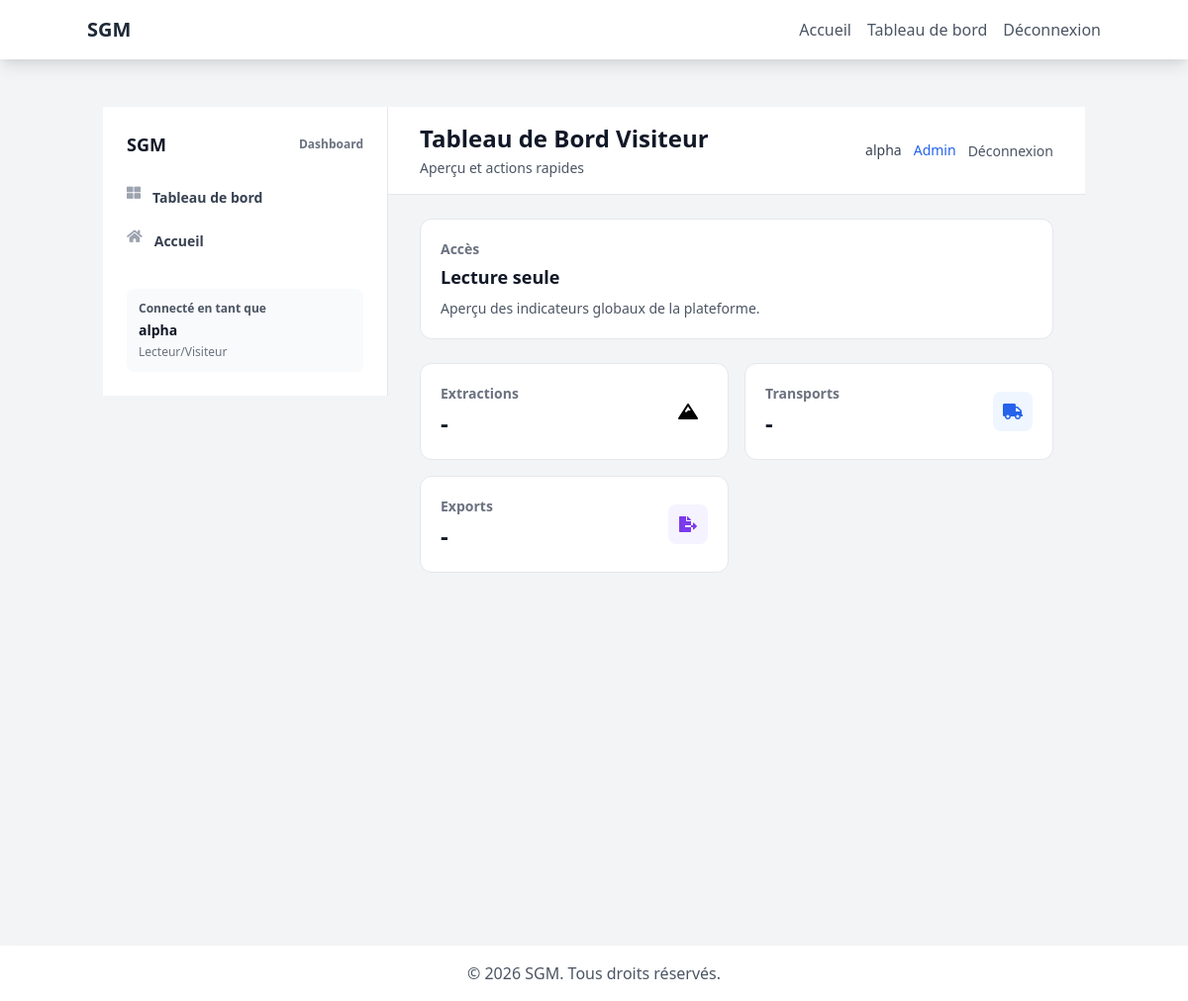
/dashboard/viewer/ (signed in), run on the app's committed database.
### accounts/models.py (models this page shows, shortened)
class CustomUser(AbstractUser):
    class Role(models.TextChoices):
        ADMIN = 'admin', _('Administrateur')
        AGENT_MINIER = 'agent_minier', _('Agent Minier')
        RESPONSABLE_SITE = 'responsable_site', _('Responsable Site')
        CHAUFFEUR = 'chauffeur', _('Chauffeur/Transporteur')
        DOUANE = 'douane', _('Responsable Douane')
        ENVIRONNEMENT = 'environnement', _('Responsable Environnement')
        LECTEUR = 'lecteur', _('Lecteur/Visiteur')
    ROLE_PERMISSIONS = {
        'admin': [
            'view_dashboard', 'add_user', 'change_user', 'delete_user',
            'view_extraction', 'add_extraction', 'change_extraction',
            'view_transport', 'add_transport', 'change_transport',
            'view_export', 'add_export', 'change_export',
            'view_report', 'generate_report', 'export_data',
        ],
        'agent_minier': [
            'view_dashboard', 'view_extraction', 'add_extraction', 'change_extraction',
            'view_transport', 'view_report',
        ],
        'responsable_site': [
            'view_dashboard', 'view_extraction', 'add_extraction', 'change_extraction',
            'view_transport', 'view_report',
        ],
        'chauffeur': [
            'view_dashboard', 'view_transport', 'update_transport_status',
        ],
        'douane': [
            'view_dashboard', 'validate_export', 'view_export',
        ],
        'environnement': [
            'view_dashboard', 'view_environment_metrics', 'add_environment_alert',
        ],
        'lecteur': [
            'view_dashboard',
        ],
    }
    phone = models.CharField(max_length=20, blank=True, verbose_name=_("Téléphone"))
    role = models.CharField(
        max_length=20,
        choices=Role.choices,
        default=Role.LECTEUR,
        verbose_name=_("Rôle")
    )
    profile_picture = models.ImageField(
        upload_to='profile_pics/',
        null=True,
        blank=True,
        verbose_name=_("Photo de profil")
    )
    is_active = models.BooleanField(default=True, verbose_name=_("Actif"))
    last_login_ip = models.GenericIPAddressField(null=True, blank=True, verbose_name=_("Dernière IP de connexion"))
    created_at = models.DateTimeField(auto_now_add=True, verbose_name=_("Créé le"))
    updated_at = models.DateTimeField(auto_now=True, verbose_name=_("Modifié le"))
    dark_mode = models.BooleanField(default=False, verbose_name=_("Mode sombre"))
    receive_notifications = models.BooleanField(default=True, verbose_name=_("Recevoir les notifications"))
    language = models.CharField(
        max_length=10,
        choices=settings.LANGUAGES,
        default=settings.LANGUAGE_CODE,
        verbose_name=_("Langue")
    )
    class Meta:
        verbose_name = _("Utilisateur")
        verbose_name_plural = _("Utilisateurs")
        ordering = ['-created_at']
        permissions = [
            ('view_dashboard', _('Peut voir le tableau de bord')),
            ('manage_users', _('Peut gérer les utilisateurs')),
            ('view_extraction', _('Peut voir les extractions')),
            ('add_extraction', _('Peut ajouter des extractions')),
            ('change_extraction', _('Peut modifier les extractions')),
            ('view_transport', _('Peut voir les transports')),
            ('update_transport_status', _('Peut mettre à jour le statut des transports')),
            ('validate_export', _('Peut valider les exports')),
            ('generate_report', _('Peut générer des rapports')),
        ]

### dashboard/views_dashboard.py (the view)
# urls.py: path('viewer/', ViewerDashboardView.as_view(), name='viewer_dashboard'),
class ViewerDashboardView(RoleBasedDashboardMixin, TemplateView):
    template_name = 'dashboard/viewer/dashboard.html'
    def get_context_data(self, **kwargs):
        context = super().get_context_data(**kwargs)
        context['title'] = 'Tableau de Bord Visiteur'
        context['extractions_count'] = Extraction.objects.count()
        context['transports_count'] = Transport.objects.count()
        context['exports_count'] = Export.objects.count()
        return context

### dashboard/views_dashboard.py (called while the page is built)
    def dispatch(self, request, *args, **kwargs):
        if not request.user.is_authenticated:
            return self.handle_no_permission()
        if request.user.role == CustomUser.Role.ADMIN:
            return super().dispatch(request, *args, **kwargs)
        if self.required_role and request.user.role != self.required_role:
            messages.error(request, "Vous n'avez pas l'autorisation d'accéder à cette page.")
            return redirect('dashboard_redirect')
        return super().dispatch(request, *args, **kwargs)

### templates/dashboard/viewer/dashboard.html (shortened to what this page needs)
{% extends 'dashboard/_base_dashboard.html' %}
{% block dashboard_content %}
<div class="space-y-6">
    <div class="bg-white rounded-xl border border-gray-200 p-5">
        <div class="text-sm font-semibold text-gray-500">Accès</div>
        <div class="mt-1 text-lg font-extrabold text-gray-900">Lecture seule</div>
        <p class="mt-2 text-sm text-gray-600">Aperçu des indicateurs globaux de la plateforme.</p>
    </div>
    <div class="grid grid-cols-1 sm:grid-cols-2 xl:grid-cols-3 gap-4">
        <div class="bg-white rounded-xl border border-gray-200 p-5">
            <div class="flex items-center justify-between">
                <div>
                    <div class="text-sm font-semibold text-gray-500">Extractions</div>
                    <div class="mt-1 text-2xl font-extrabold text-gray-900">{{ extractions_count|default:"-" }}</div>
                </div>
                <div class="h-10 w-10 rounded-lg bg-amber-50 flex items-center justify-center">
                    <i class="fas fa-mountain text-amber-600"></i>
                </div>
            </div>
        </div>
        <div class="bg-white rounded-xl border border-gray-200 p-5">
            <div class="flex items-center justify-between">
                <div>
                    <div class="text-sm font-semibold text-gray-500">Transports</div>
                    <div class="mt-1 text-2xl font-extrabold text-gray-900">{{ transports_count|default:"-" }}</div>
                </div>
                <div class="h-10 w-10 rounded-lg bg-blue-50 flex items-center justify-center">
                    <i class="fas fa-truck text-blue-600"></i>
                </div>
            </div>
        </div>
        <div class="bg-white rounded-xl border border-gray-200 p-5">
            <div class="flex items-center justify-between">
                <div>
                    <div class="text-sm font-semibold text-gray-500">Exports</div>
                    <div class="mt-1 text-2xl font-extrabold text-gray-900">{{ exports_count|default:"-" }}</div>
                </div>
                <div class="h-10 w-10 rounded-lg bg-purple-50 flex items-center justify-center">
                    <i class="fas fa-file-export text-purple-600"></i>
                </div>
            </div>
        </div>
    </div>
</div>
{% endblock %}

### templates/dashboard/_base_dashboard.html (shortened to what this page needs)
{% extends 'base.html' %}
{% load static %}
{% block content %}
<div class="min-h-screen bg-gray-100">
<div class="flex min-h-screen">
    <aside class="hidden lg:flex lg:flex-col lg:w-72 lg:shrink-0">
        <div class="flex grow flex-col gap-y-5 overflow-y-auto bg-white border-r border-gray-200 px-6 py-6">
            <div class="flex items-center justify-between">
                <div class="text-lg font-extrabold text-gray-900">SGM</div>
                <div class="text-xs font-semibold text-gray-500">Dashboard</div>
            </div>
            <nav class="flex flex-1 flex-col">
                <ul role="list" class="flex flex-1 flex-col gap-y-7">
                    <li>
                        <ul role="list" class="-mx-2 space-y-1">
                            <li>
                                <a href="{% url 'dashboard_redirect' %}" class="group flex gap-x-3 rounded-md p-2 text-sm font-semibold leading-6 text-gray-700 hover:bg-gray-50 hover:text-blue-700">
                                    <i class="fas fa-th-large text-gray-400 group-hover:text-blue-600"></i>
                                    Tableau de bord
                                </a>
                            </li>
                            <li>
                                <a href="{% url 'home' %}" class="group flex gap-x-3 rounded-md p-2 text-sm font-semibold leading-6 text-gray-700 hover:bg-gray-50 hover:text-blue-700">
                                    <i class="fas fa-home text-gray-400 group-hover:text-blue-600"></i>
                                    Accueil
                                </a>
                            </li>
                        </ul>
                    </li>
                    <li class="mt-auto">
                        <div class="rounded-lg bg-gray-50 p-3">
                            <div class="text-xs font-semibold text-gray-600">Connecté en tant que</div>
                            <div class="mt-1 text-sm font-bold text-gray-900">{{ request.user.username }}</div>
                            <div class="mt-1 text-xs text-gray-500">{{ request.user.get_role_display }}</div>
                        </div>
                    </li>
                </ul>
            </nav>
        </div>
    </aside>
    <main class="flex-1 flex flex-col overflow-hidden">
        <header class="bg-white border-b border-gray-200">
            <div class="max-w-7xl mx-auto py-4 px-4 sm:px-6 lg:px-8 flex justify-between items-center">
                <div>
                    <h1 class="text-2xl font-extrabold text-gray-900">{{ title|default:"Tableau de bord" }}</h1>
                    <p class="mt-1 text-sm text-gray-600">Aperçu et actions rapides</p>
                </div>
                {% include 'includes/user_menu.html' %}
            </div>
        </header>
        <div class="flex-1 overflow-y-auto">
            <div class="max-w-7xl mx-auto px-4 sm:px-6 lg:px-8 py-6">
            {% block dashboard_content %}{% endblock %}
            </div>
        </div>
    </main>
</div>
</div>
{% endblock %}

### templates/includes/user_menu.html (shortened to what this page needs)
{% if request.user.is_authenticated %}
<div class="flex items-center space-x-3">
    <span class="text-sm text-gray-700 dark:text-gray-200">
        {{ request.user.get_full_name|default:request.user.username }}
    </span>
    {% if request.user.is_superuser %}
        <a href="{% url 'admin:index' %}" class="text-sm text-blue-600 hover:text-blue-700">
            Admin
        </a>
    {% endif %}
    <form action="{% url 'logout' %}" method="post" class="inline">
        <button type="submit" class="text-sm text-gray-600 hover:text-gray-800 dark:text-gray-300 dark:hover:text-white">
            Déconnexion
        </button>
    </form>
</div>
{% endif %}

### data on the page
CustomUser: user.username "alpha", user.role "Lecteur/Visiteur", user.get_full_name "alpha"

### other printed values
{{ title|default:"Tableau de bord" }} "Tableau de Bord Visiteur"
{{ extractions_count|default:"-" }} "-"
{{ transports_count|default:"-" }} "-"
{{ exports_count|default:"-" }} "-"
